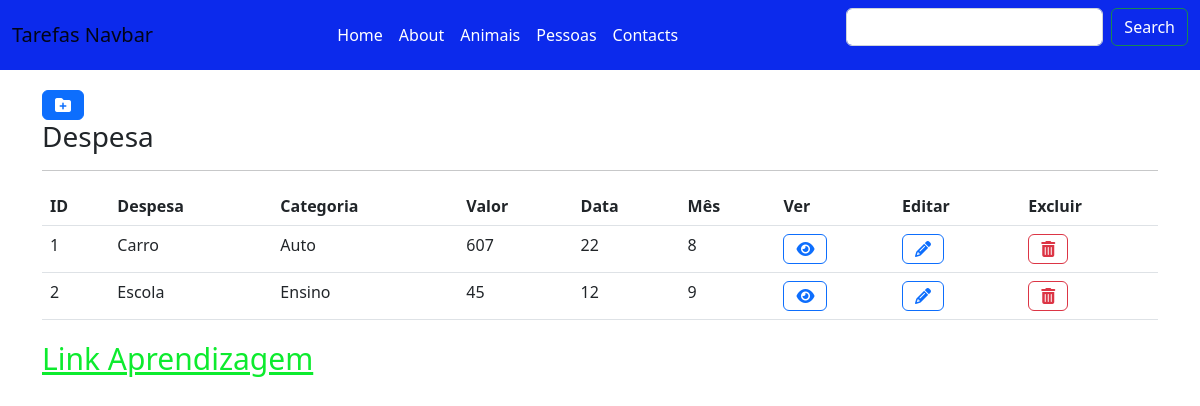
Before: /despesa/lista/ with the older database file.
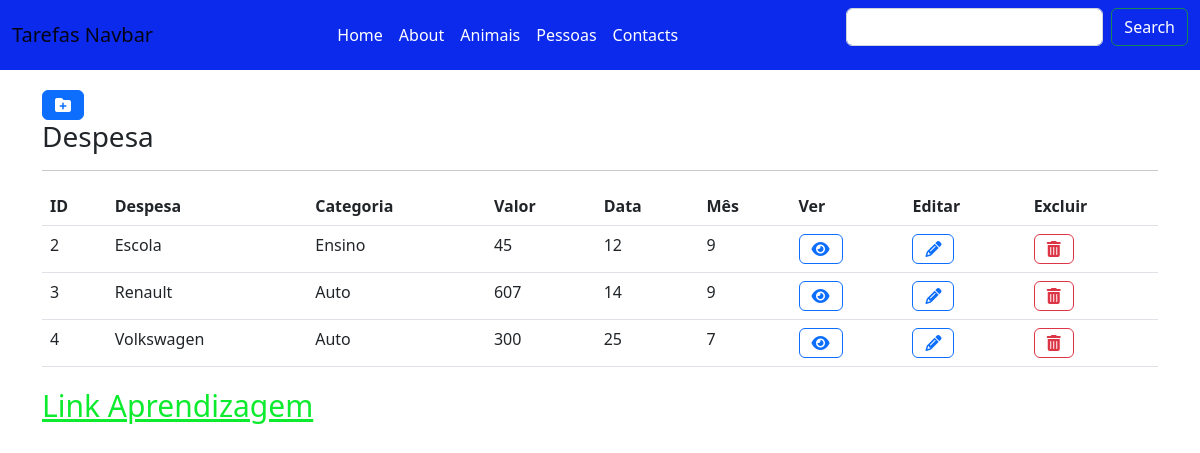
After: the same page with the newer database file.
### apps/despesa/models.py (models this page shows, shortened)
class Despesa(models.Model):
    despesa = models.CharField(max_length=30)
    categoria = models.CharField(max_length=30)
    valor = models.CharField(max_length=10)
    data = models.IntegerField()
    mes = models.IntegerField()

### apps/despesa/views.py (the view)
# urls.py: path('lista/', DespesaListView.as_view(), name='lista'),
class DespesaListView(ListView):
    model = Despesa

### apps/despesa/templates/despesa/despesa_list.html
{% extends "base.html" %}
{% block content %}
<a class="btn btn-primary" href="{% url 'despesa:novo' %}"><i class="fa-solid fa-folder-plus"></i></a>
<table class="table">
    <h3>Despesa</h3>
    <hr>
<tr>
    <th>ID</th>
    <th>Despesa</th>
    <th>Categoria</th>
    <th>Valor</th>
    <th>Data</th>
    <th>Mês</th>
    <th>Ver</th>
    <th>Editar</th>
    <th>Excluir</th>
</tr>
{% for object in object_list %}
<tr>
    <td>{{ object.id }}</td>
    <td>{{ object.despesa }}</td>
    <td>{{ object.categoria }}</td>
    <td>{{ object.valor }}</td>
    <td>{{ object.data }}</td>
    <td>{{ object.mes }}</td>
    <td><a class="btn btn-outline-primary" href="{% url 'despesa:detalhe' object.id %}"><i class="fa-solid fa-eye"></i></a></td>
    <td><a class="btn btn-outline-primary" href="{% url 'despesa:atualizar' object.id %}"><i class="fa-solid fa-pencil"></td>
    <td><a class="btn btn-outline-danger" href="{% url 'despesa:eliminar' object.id %}"><i class="fa-solid fa-trash-can"></td>
</tr>
{% endfor %}
</table>
{% endblock %}

Changed rows visible on the page:
removed Despesa: id "1", despesa "Carro", categoria "Auto", valor "607", data "22", mes "8"
added Despesa: id "3", despesa "Renault", categoria "Auto", valor "607", data "14", mes "9"
added Despesa: id "4", despesa "Volkswagen", categoria "Auto", valor "300", data "25", mes "7"
